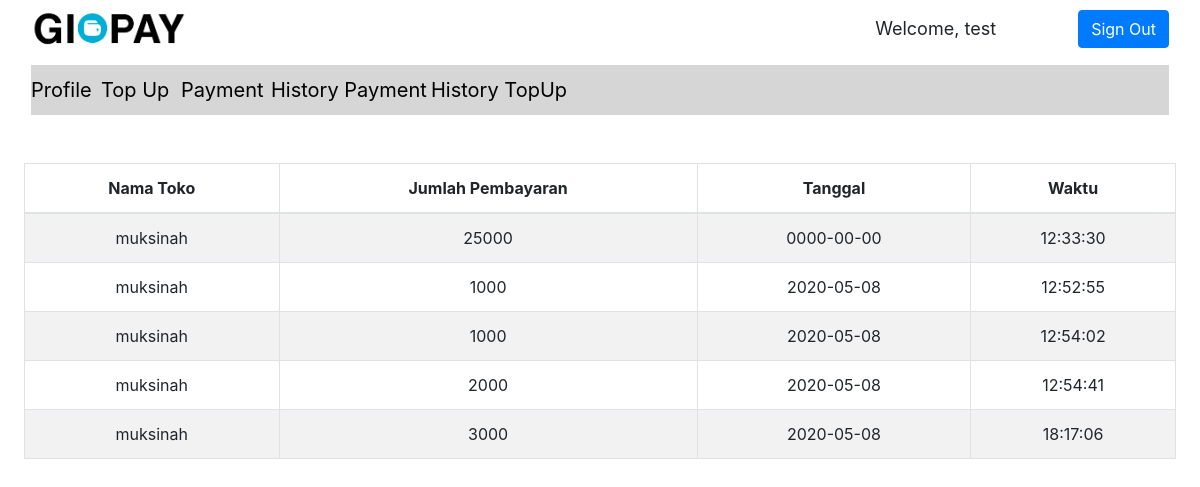
The page /hispayPub.php (signed in) on the database its author committed.
### tables this page shows
CREATE TABLE `historytransaksi` (
  `idUser` int(11) NOT NULL,
  `idToko` int(11) NOT NULL,
  `jumlah` float NOT NULL,
  `tanggal` date NOT NULL,
  `waktu` time NOT NULL
);

CREATE TABLE `pemiliktoko` (
  `idUser` int(11) NOT NULL,
  `username` varchar(15) NOT NULL,
  `password` varchar(15) NOT NULL,
  `nama` varchar(50) NOT NULL,
  `namaToko` varchar(50) NOT NULL,
  `alamatToko` varchar(150) NOT NULL,
  `email` varchar(50) NOT NULL,
  `noHp` int(12) NOT NULL,
  `saldo` float NOT NULL
);

### server.php (called while the page is built, shortened)
<?php
    require_once "mysqlDB.php";
function getTrans($uname){
    $db = new MySQLDB('localhost', 'root', '', 'gipay');
    $username = $uname;
    $username = $db->escapeString($username);
    $query = "SELECT idUser FROM penggunapublik WHERE username=";
    $query .= "'".$username."'";
    $query_result = $db->executeSelectQuery($query);
    $idUser = $query_result[0][0];
    $query2 = "SELECT namaToko, jumlah, tanggal, waktu FROM historytransaksi INNER JOIN pemiliktoko ON historytransaksi.idToko = pemiliktoko.idUser WHERE historytransaksi.idUser = $idUser";
    $res = $db->executeSelectQuery($query2);
    return $res;
}
?>

### mysqlDB.php (called while the page is built, shortened)
<?php
class MySQLDB{
	protected $servername;
	protected $username;
	protected $password;
	protected $dbname;
	protected $db_connection;
	public function __construct($servername,$username,$password,$dbname){
		$this->servername=$servername;
		$this->username=$username;
		$this->password=$password;
		$this->dbname=$dbname;
	}
	public function openConnection(){
		$this->db_connection=new mysqli($this->servername,$this->username,$this->password,$this->dbname);
	}
	public function executeSelectQuery($sql){
		$query_result=$this->db_connection->query($sql);
		$result=[];
		if($query_result!=[]){
			if($query_result->num_rows > 0){
				while ($row=$query_result->fetch_row()) {
					$result[] = $row;
				}
			}
		}
		return $result;
	}
	public function escapeString($input){
		$res = $this->db_connection->real_escape_string($input);
		return $res;
	}
}
?>

### hispayPub.php (the view, shortened to what this page needs)
<?php
    include "server.php";
?>
<!DOCTYPE html>
<html>
<head>
    <link rel="stylesheet" href="assets/bootstrap/css/bootstrap.min.css">
    <link rel="stylesheet" href="assets/css/Data-Table-1.css">
    <link rel="stylesheet" href="assets/css/Data-Table.css">
    <link rel="stylesheet" href="assets/css/Header-Blue.css">
    <link rel="stylesheet" href="https://cdn.datatables.net/1.10.15/css/dataTables.bootstrap.min.css">
    <link rel="stylesheet" href="assets/css/Google-Style-Login.css">
    <link rel="stylesheet" href="assets/css/LinkedIn-like-Profile-Box.css">
    <link rel="stylesheet" href="assets/css/Pretty-Registration-Form.css">
    <link rel="stylesheet" href="assets/css/styles.css">
    <link rel="stylesheet" href="assets/css/Table-With-Search-1.css">
    <link rel="stylesheet" href="assets/css/Table-With-Search.css">
    <link rel="stylesheet" href="assets/css/Team-Boxed.css">
</head>
<body>
    <nav class="navbar navbar-light navbar-expand-md" style="background-color: #ffffff;">
        <div class="container-fluid"><img src="assets/img/Gipay.png" style="height: 40px;">
            <input class="form-control-plaintext" type="text" value="Welcome, <?php echo $_SESSION['username']; ?>" readonly="" style="width: 205px;font-size: 18px;"><a href="hispayPub.php?logout='1'" class="btn btn-primary" role="button">Sign Out</a></div>
    </nav>
    <nav class="navbar navbar-light navbar-expand-md">
        <div class="container-fluid"><button data-toggle="collapse" class="navbar-toggler" data-target="#navcol-2"><span class="sr-only">Toggle navigation</span><span class="navbar-toggler-icon"></span></button>
            <div class="collapse navbar-collapse" id="navcol-2" style="background-color: #d7d6d6;font-size: 20px;height: 50px;color: rgb(0,0,0);">
                <a href="profPub.php" style="color: rgb(0,0,0);width: 70px;">Profile</a><a href="topupPub.php" style="color: rgb(0,0,0);width: 80px;">Top Up</a><a href="payPub.php" style="color: rgb(0,0,0);width: 90px;">Payment</a><a href="hispayPub.php"
                    style="color: rgb(0,0,0);width: 160px;">History Payment</a><a href="histopPub.php" style="color: rgb(0,0,0);">History TopUp</a></div>
        </div>
    </nav>
    <div>
        <div class="container">
            <div class="row">
                <div class="col-md-12" style="height: 40px;background-color: #ffffff;"></div>
            </div>
        </div>
    </div><table id="example" class="table table-striped table-bordered" cellspacing="0" width="100px">
        <thead>
            <tr>
                <th style="text-align:center;">Nama Toko</th>
                <th style="text-align:center;">Jumlah Pembayaran</th>
                <th style="text-align:center;">Tanggal</th>
                <th style="text-align:center;">Waktu</th>
            </tr>
        </thead>
        <tbody>
            <?php
            $username = $_SESSION['username'];
            $result = getTrans($username);
            foreach($result as $row) {
                echo '<tr>';
                foreach($row as $cell){
                    echo('<td>' . $cell . '</td>');
                }
                echo '</tr>';
			}
            ?>
        </tbody>
    </table>
</body>
</html>

### assets/css/Data-Table-1.css (style rules this page uses)
#example { margin-bottom: 0; }

### assets/css/Data-Table.css (style rules this page uses)
#example { margin-bottom: 0; }
#example { width: 96%; text-align: center; margin: auto; }

### assets/css/styles.css (style rules this page uses)
.col-md-12 { text-align: center; }

### rows shown on the page
historytransaksi: idToko.namaToko "muksinah", jumlah "25000", tanggal "0000-00-00", waktu "12:33:30"
historytransaksi: idToko.namaToko "muksinah", jumlah "1000", tanggal "2020-05-08", waktu "12:52:55"
historytransaksi: idToko.namaToko "muksinah", jumlah "1000", tanggal "2020-05-08", waktu "12:54:02"
historytransaksi: idToko.namaToko "muksinah", jumlah "2000", tanggal "2020-05-08", waktu "12:54:41"
historytransaksi: idToko.namaToko "muksinah", jumlah "3000", tanggal "2020-05-08", waktu "18:17:06"
